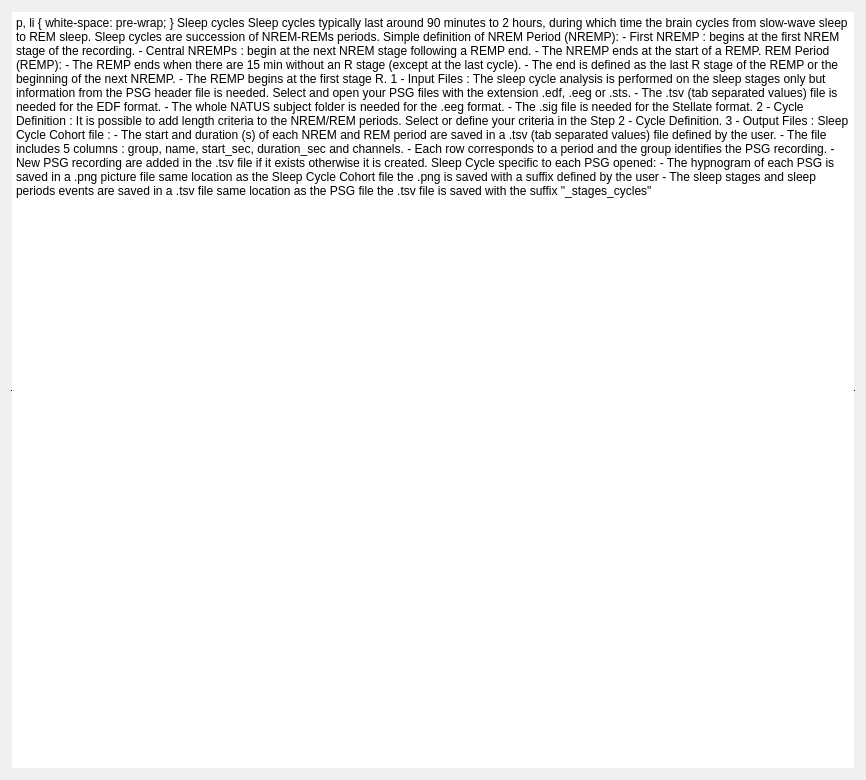
<ui version="4.0">
 <class>SleepCycleDoc</class>
 <widget class="QWidget" name="SleepCycleDoc">
  <property name="geometry">
   <rect>
    <x>0</x>
    <y>0</y>
    <width>866</width>
    <height>780</height>
   </rect>
  </property>
  <property name="windowTitle">
   <string />
  </property>
  <layout class="QVBoxLayout" name="verticalLayout">
   <property name="spacing">
    <number>25</number>
   </property>
   <item>
    <widget class="QTextBrowser" name="textBrowser">
     <property name="frameShape">
      <enum>QFrame::HLine</enum>
     </property>
     <property name="frameShadow">
      <enum>QFrame::Plain</enum>
     </property>
     <property name="html">
      <string>&lt;!DOCTYPE HTML PUBLIC "-//W3C//DTD HTML 4.0//EN" "http://www.w3.org/TR/REC-html40/strict.dtd"&gt;
&lt;html&gt;&lt;head&gt;&lt;meta name="qrichtext" content="1" /&gt;&lt;style type="text/css"&gt;
p, li { white-space: pre-wrap; }
&lt;/style&gt;&lt;/head&gt;&lt;body style=" font-family:'Roboto'; font-size:12pt; font-weight:400; font-style:normal;"&gt;
&lt;p style=" margin-top:0px; margin-bottom:0px; margin-left:0px; margin-right:0px; -qt-block-indent:0; text-indent:0px;"&gt;&lt;span style=" font-family:'Ubuntu'; font-size:12pt; font-weight:600;"&gt;Sleep cycles&lt;/span&gt;&lt;/p&gt;
&lt;p style="-qt-paragraph-type:empty; margin-top:0px; margin-bottom:0px; margin-left:0px; margin-right:0px; -qt-block-indent:0; text-indent:0px; font-family:'Ubuntu'; font-size:12pt; font-weight:600;"&gt;&lt;br /&gt;&lt;/p&gt;
&lt;p style=" margin-top:0px; margin-bottom:0px; margin-left:0px; margin-right:0px; -qt-block-indent:0; text-indent:0px;"&gt;&lt;span style=" font-family:'Ubuntu'; font-size:12pt;"&gt;Sleep cycles typically last around 90 minutes to 2 hours, during which time the brain cycles from slow-wave sleep to REM sleep.  Sleep cycles are succession of NREM-REMs periods.  &lt;/span&gt;&lt;/p&gt;
&lt;p style="-qt-paragraph-type:empty; margin-top:0px; margin-bottom:0px; margin-left:0px; margin-right:0px; -qt-block-indent:0; text-indent:0px; font-family:'Ubuntu'; font-size:12pt;"&gt;&lt;br /&gt;&lt;/p&gt;
&lt;p style=" margin-top:0px; margin-bottom:0px; margin-left:0px; margin-right:0px; -qt-block-indent:0; text-indent:0px;"&gt;&lt;span style=" font-family:'Ubuntu'; font-size:12pt;"&gt;Simple definition of NREM Period (NREMP):&lt;/span&gt;&lt;/p&gt;
&lt;p style=" margin-top:0px; margin-bottom:0px; margin-left:0px; margin-right:0px; -qt-block-indent:0; text-indent:0px;"&gt;&lt;span style=" font-family:'Ubuntu'; font-size:12pt;"&gt;-&amp;gt; First NREMP : begins at the first NREM stage of the recording.&lt;/span&gt;&lt;/p&gt;
&lt;p style=" margin-top:0px; margin-bottom:0px; margin-left:0px; margin-right:0px; -qt-block-indent:0; text-indent:0px;"&gt;&lt;span style=" font-family:'Ubuntu'; font-size:12pt;"&gt;-&amp;gt; Central NREMPs : begin at the next NREM stage following a REMP end.&lt;/span&gt;&lt;/p&gt;
&lt;p style=" margin-top:0px; margin-bottom:0px; margin-left:0px; margin-right:0px; -qt-block-indent:0; text-indent:0px;"&gt;&lt;span style=" font-family:'Ubuntu'; font-size:12pt;"&gt;-&amp;gt; The NREMP ends at the start of a REMP.&lt;/span&gt;&lt;/p&gt;
&lt;p style="-qt-paragraph-type:empty; margin-top:0px; margin-bottom:0px; margin-left:0px; margin-right:0px; -qt-block-indent:0; text-indent:0px; font-family:'Ubuntu'; font-size:12pt;"&gt;&lt;br /&gt;&lt;/p&gt;
&lt;p style=" margin-top:0px; margin-bottom:0px; margin-left:0px; margin-right:0px; -qt-block-indent:0; text-indent:0px;"&gt;&lt;span style=" font-family:'Ubuntu'; font-size:12pt;"&gt;REM Period (REMP):&lt;/span&gt;&lt;/p&gt;
&lt;p style=" margin-top:0px; margin-bottom:0px; margin-left:0px; margin-right:0px; -qt-block-indent:0; text-indent:0px;"&gt;&lt;span style=" font-family:'Ubuntu'; font-size:12pt;"&gt;-&amp;gt; The REMP ends when there are 15 min without an R stage (except at the last cycle).&lt;/span&gt;&lt;/p&gt;
&lt;p style=" margin-top:0px; margin-bottom:0px; margin-left:0px; margin-right:0px; -qt-block-indent:0; text-indent:0px;"&gt;&lt;span style=" font-family:'Ubuntu'; font-size:12pt;"&gt;-&amp;gt; The end is defined as the last R stage of the REMP or the beginning of the next NREMP.&lt;/span&gt;&lt;/p&gt;
&lt;p style=" margin-top:0px; margin-bottom:0px; margin-left:0px; margin-right:0px; -qt-block-indent:0; text-indent:0px;"&gt;&lt;span style=" font-family:'Ubuntu'; font-size:12pt;"&gt;-&amp;gt; The REMP begins at the first stage R.&lt;/span&gt;&lt;/p&gt;
&lt;p style="-qt-paragraph-type:empty; margin-top:0px; margin-bottom:0px; margin-left:0px; margin-right:0px; -qt-block-indent:0; text-indent:0px; font-family:'Ubuntu'; font-size:12pt;"&gt;&lt;br /&gt;&lt;/p&gt;
&lt;p style=" margin-top:0px; margin-bottom:0px; margin-left:0px; margin-right:0px; -qt-block-indent:0; text-indent:0px;"&gt;&lt;span style=" font-family:'Ubuntu'; font-size:12pt; text-decoration: underline;"&gt;1 - Input Files :&lt;/span&gt;&lt;/p&gt;
&lt;p style="-qt-paragraph-type:empty; margin-top:0px; margin-bottom:0px; margin-left:0px; margin-right:0px; -qt-block-indent:0; text-indent:0px; font-family:'Ubuntu'; font-size:12pt;"&gt;&lt;br /&gt;&lt;/p&gt;
&lt;p style=" margin-top:0px; margin-bottom:0px; margin-left:0px; margin-right:0px; -qt-block-indent:0; text-indent:0px;"&gt;&lt;span style=" font-family:'Ubuntu'; font-size:12pt;"&gt;The sleep cycle analysis is performed on the sleep stages only but information from the PSG header file is needed.  &lt;/span&gt;&lt;/p&gt;
&lt;p style=" margin-top:0px; margin-bottom:0px; margin-left:0px; margin-right:0px; -qt-block-indent:0; text-indent:0px;"&gt;&lt;span style=" font-family:'Ubuntu'; font-size:12pt;"&gt;Select and open your PSG files with the extension .edf, .eeg or .sts.&lt;/span&gt;&lt;/p&gt;
&lt;p style=" margin-top:0px; margin-bottom:0px; margin-left:0px; margin-right:0px; -qt-block-indent:0; text-indent:0px;"&gt;&lt;span style=" font-family:'Ubuntu'; font-size:12pt;"&gt;-&amp;gt; The .tsv (tab separated values) file is needed for the EDF format. &lt;/span&gt;&lt;/p&gt;
&lt;p style=" margin-top:0px; margin-bottom:0px; margin-left:0px; margin-right:0px; -qt-block-indent:0; text-indent:0px;"&gt;&lt;span style=" font-family:'Ubuntu'; font-size:12pt;"&gt;-&amp;gt; The whole NATUS subject folder is needed for the .eeg format.&lt;/span&gt;&lt;/p&gt;
&lt;p style=" margin-top:0px; margin-bottom:0px; margin-left:0px; margin-right:0px; -qt-block-indent:0; text-indent:0px;"&gt;&lt;span style=" font-family:'Ubuntu'; font-size:12pt;"&gt;-&amp;gt; The .sig file is needed for the Stellate format.  &lt;/span&gt;&lt;/p&gt;
&lt;p style="-qt-paragraph-type:empty; margin-top:0px; margin-bottom:0px; margin-left:0px; margin-right:0px; -qt-block-indent:0; text-indent:0px; font-family:'Ubuntu'; font-size:12pt;"&gt;&lt;br /&gt;&lt;/p&gt;
&lt;p style=" margin-top:0px; margin-bottom:0px; margin-left:0px; margin-right:0px; -qt-block-indent:0; text-indent:0px;"&gt;&lt;span style=" font-family:'Ubuntu'; font-size:12pt; text-decoration: underline;"&gt;2 - Cycle Definition :&lt;/span&gt;&lt;/p&gt;
&lt;p style="-qt-paragraph-type:empty; margin-top:0px; margin-bottom:0px; margin-left:0px; margin-right:0px; -qt-block-indent:0; text-indent:0px; font-family:'Ubuntu'; font-size:12pt;"&gt;&lt;br /&gt;&lt;/p&gt;
&lt;p style=" margin-top:0px; margin-bottom:0px; margin-left:0px; margin-right:0px; -qt-block-indent:0; text-indent:0px;"&gt;&lt;span style=" font-family:'Ubuntu'; font-size:12pt;"&gt;It is possible to add length criteria to the NREM/REM periods.  &lt;/span&gt;&lt;/p&gt;
&lt;p style=" margin-top:0px; margin-bottom:0px; margin-left:0px; margin-right:0px; -qt-block-indent:0; text-indent:0px;"&gt;&lt;span style=" font-family:'Ubuntu'; font-size:12pt;"&gt;Select or define your criteria in the Step 2 - Cycle Definition.&lt;/span&gt;&lt;/p&gt;
&lt;p style="-qt-paragraph-type:empty; margin-top:0px; margin-bottom:0px; margin-left:0px; margin-right:0px; -qt-block-indent:0; text-indent:0px; font-family:'Ubuntu'; font-size:12pt;"&gt;&lt;br /&gt;&lt;/p&gt;
&lt;p style=" margin-top:0px; margin-bottom:0px; margin-left:0px; margin-right:0px; -qt-block-indent:0; text-indent:0px;"&gt;&lt;span style=" font-family:'Ubuntu'; font-size:12pt; text-decoration: underline;"&gt;3 - Output Files :&lt;/span&gt;&lt;/p&gt;
&lt;p style="-qt-paragraph-type:empty; margin-top:0px; margin-bottom:0px; margin-left:0px; margin-right:0px; -qt-block-indent:0; text-indent:0px; font-family:'Ubuntu'; font-size:12pt; text-decoration: underline;"&gt;&lt;br /&gt;&lt;/p&gt;
&lt;p style=" margin-top:0px; margin-bottom:0px; margin-left:0px; margin-right:0px; -qt-block-indent:0; text-indent:0px;"&gt;&lt;span style=" font-family:'Ubuntu'; font-size:12pt;"&gt;Sleep Cycle Cohort file : &lt;/span&gt;&lt;/p&gt;
&lt;p style=" margin-top:0px; margin-bottom:0px; margin-left:0px; margin-right:0px; -qt-block-indent:0; text-indent:0px;"&gt;&lt;span style=" font-family:'Ubuntu'; font-size:12pt;"&gt;-&amp;gt; The start and duration (s) of each NREM and REM period are saved in a .tsv (tab separated values) file defined by the user.&lt;/span&gt;&lt;/p&gt;
&lt;p style=" margin-top:0px; margin-bottom:0px; margin-left:0px; margin-right:0px; -qt-block-indent:0; text-indent:0px;"&gt;&lt;span style=" font-family:'Ubuntu'; font-size:12pt;"&gt;-&amp;gt; The file includes 5 columns : group, name, start_sec, duration_sec and channels.&lt;/span&gt;&lt;/p&gt;
&lt;p style=" margin-top:0px; margin-bottom:0px; margin-left:0px; margin-right:0px; -qt-block-indent:0; text-indent:0px;"&gt;&lt;span style=" font-family:'Ubuntu'; font-size:12pt;"&gt;-&amp;gt; Each row corresponds to a period and the group identifies the PSG recording.  &lt;/span&gt;&lt;/p&gt;
&lt;p style=" margin-top:0px; margin-bottom:0px; margin-left:0px; margin-right:0px; -qt-block-indent:0; text-indent:0px;"&gt;&lt;span style=" font-family:'Ubuntu'; font-size:12pt;"&gt;-&amp;gt; New PSG recording are added in the .tsv file if it exists otherwise it is created.&lt;/span&gt;&lt;/p&gt;
&lt;p style="-qt-paragraph-type:empty; margin-top:0px; margin-bottom:0px; margin-left:0px; margin-right:0px; -qt-block-indent:0; text-indent:0px; font-family:'Ubuntu'; font-size:12pt;"&gt;&lt;br /&gt;&lt;/p&gt;
&lt;p style=" margin-top:0px; margin-bottom:0px; margin-left:0px; margin-right:0px; -qt-block-indent:0; text-indent:0px;"&gt;&lt;span style=" font-family:'Ubuntu'; font-size:12pt;"&gt;Sleep Cycle specific to each PSG opened: &lt;/span&gt;&lt;/p&gt;
&lt;p style=" margin-top:0px; margin-bottom:0px; margin-left:0px; margin-right:0px; -qt-block-indent:0; text-indent:0px;"&gt;&lt;span style=" font-family:'Ubuntu'; font-size:12pt;"&gt;-&amp;gt; The hypnogram of each PSG is saved in a .png picture file&lt;/span&gt;&lt;/p&gt;
&lt;p style=" margin-top:0px; margin-bottom:0px; margin-left:0px; margin-right:0px; -qt-block-indent:0; text-indent:0px;"&gt;&lt;span style=" font-family:'Ubuntu'; font-size:12pt;"&gt;      same location as the Sleep Cycle Cohort file&lt;/span&gt;&lt;/p&gt;
&lt;p style=" margin-top:0px; margin-bottom:0px; margin-left:0px; margin-right:0px; -qt-block-indent:0; text-indent:0px;"&gt;&lt;span style=" font-family:'Ubuntu'; font-size:12pt;"&gt;      the .png is saved with a suffix defined by the user&lt;/span&gt;&lt;/p&gt;
&lt;p style=" margin-top:0px; margin-bottom:0px; margin-left:0px; margin-right:0px; -qt-block-indent:0; text-indent:0px;"&gt;&lt;span style=" font-family:'Ubuntu'; font-size:12pt;"&gt;-&amp;gt; The sleep stages and sleep periods events are saved in a .tsv file &lt;/span&gt;&lt;/p&gt;
&lt;p style=" margin-top:0px; margin-bottom:0px; margin-left:0px; margin-right:0px; -qt-block-indent:0; text-indent:0px;"&gt;&lt;span style=" font-family:'Ubuntu'; font-size:12pt;"&gt;      same location as the PSG file &lt;/span&gt;&lt;/p&gt;
&lt;p style=" margin-top:0px; margin-bottom:0px; margin-left:0px; margin-right:0px; -qt-block-indent:0; text-indent:0px;"&gt;&lt;span style=" font-family:'Ubuntu'; font-size:12pt;"&gt;      the .tsv file is saved with the suffix &amp;quot;_stages_cycles&amp;quot; &lt;/span&gt;&lt;/p&gt;
&lt;p style="-qt-paragraph-type:empty; margin-top:0px; margin-bottom:0px; margin-left:0px; margin-right:0px; -qt-block-indent:0; text-indent:0px; font-family:'Ubuntu'; font-size:12pt;"&gt;&lt;br /&gt;&lt;/p&gt;&lt;/body&gt;&lt;/html&gt;</string>
     </property>
    </widget>
   </item>
  </layout>
 <property name="styleSheet"><string>font: 12pt "Roboto";</string></property></widget>
 <resources><include location="../../../../../scinodes_poc/src/main/python/ui/themes/themes.qrc" /></resources>
 <connections />
</ui>
